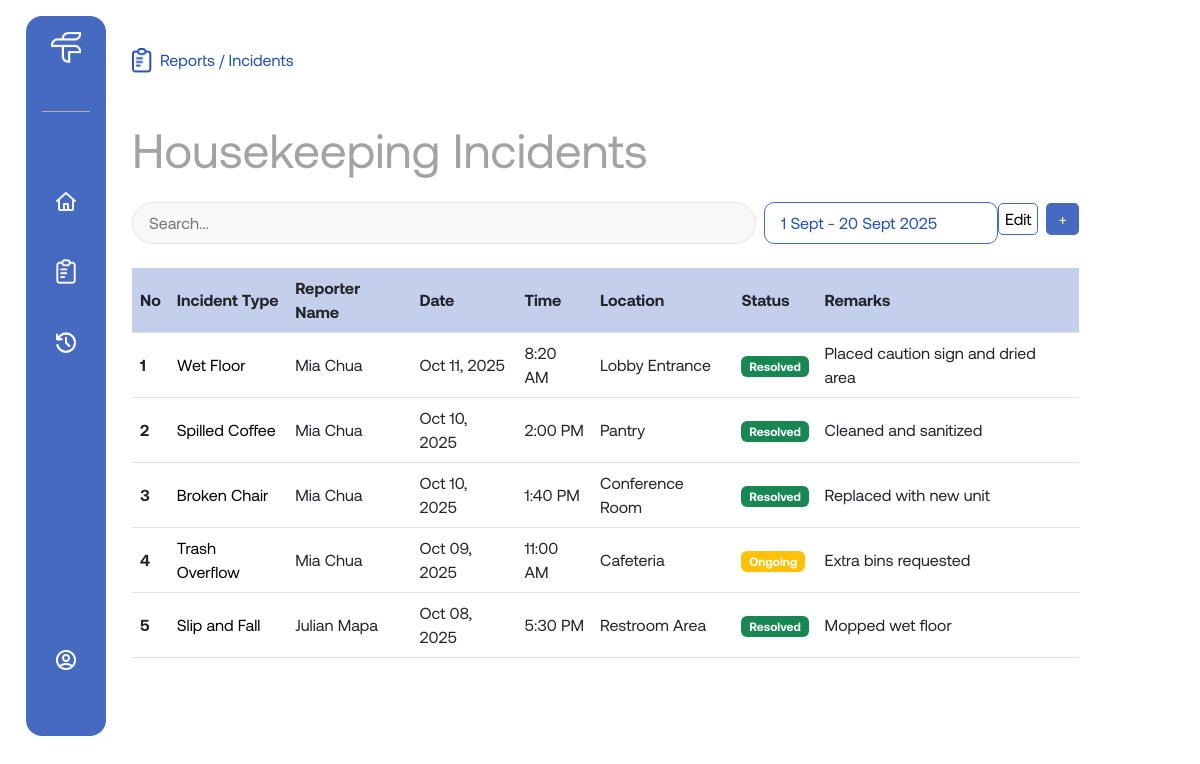
The app's page /pages/reports.php (signed in), older data.
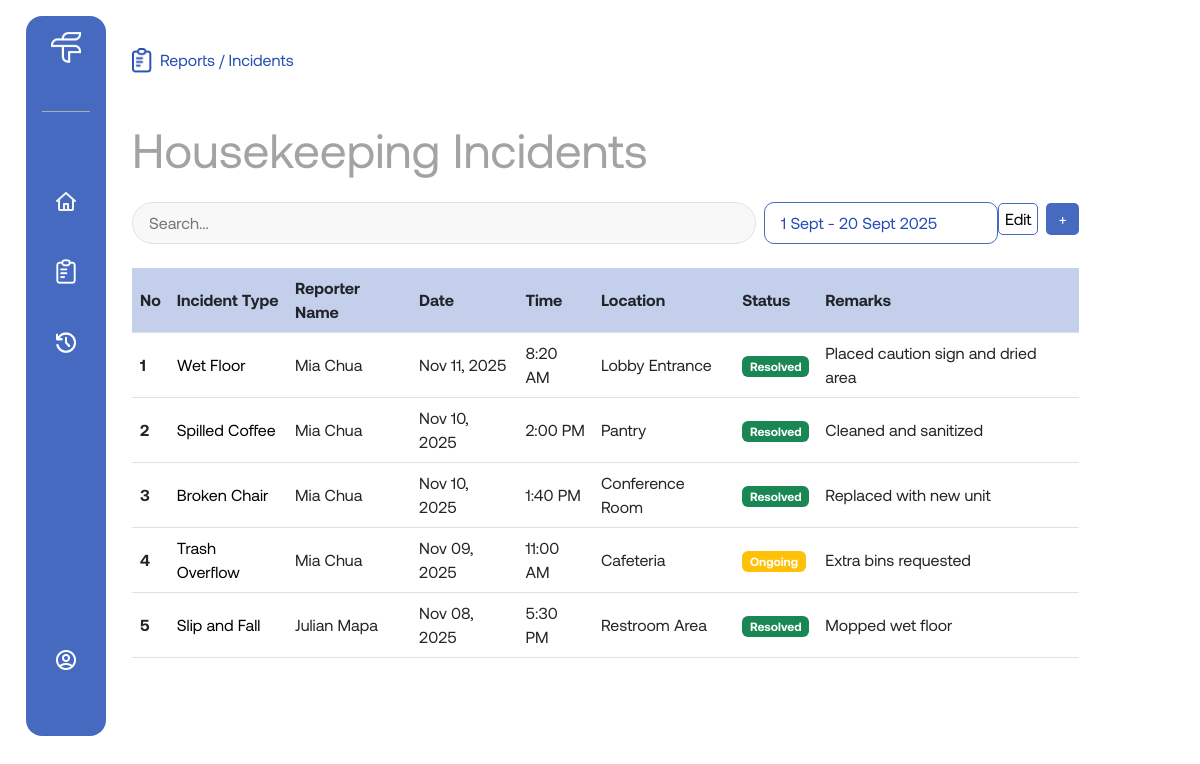
The same page, newer data.
### tables this page shows
CREATE TABLE incidents (
  incident_id INT(10) AUTO_INCREMENT PRIMARY KEY,
  description VARCHAR(255) NOT NULL,
  location VARCHAR(255) NOT NULL,
  reported_by INT(10),
  role_assigned_to VARCHAR(255),
  status VARCHAR(255) DEFAULT 'Ongoing',
  remarks VARCHAR(255),
  date DATE,
  time TIME,
  FOREIGN KEY (reported_by) REFERENCES users(user_id) ON DELETE SET NULL
);

CREATE TABLE users (
  user_id INT(10) AUTO_INCREMENT PRIMARY KEY,
  name VARCHAR(255) NOT NULL,
  role VARCHAR(255) NOT NULL,
  username VARCHAR(255) UNIQUE NOT NULL,
  password VARCHAR(255) NOT NULL
);

### pages/reports.php (the view, shortened to what the changed rows need)
<?php
    include('../includes/db_connect.php');
    if(isset($_SESSION['user_id'])){
        $user_id = $_SESSION['user_id'] ;
        $sql = "SELECT role FROM users WHERE user_id = $user_id";
        $result = mysqli_query($conn, $sql);
        if($result && mysqli_num_rows($result) > 0){
            $row = mysqli_fetch_assoc($result);
            $user_role = htmlspecialchars($row['role']);
        }
        if ($user_role == 'Admin') {
            $sql = "SELECT incidents.incident_id, incidents.description, users.name AS reporter_name, incidents.location, incidents.date, incidents.time, incidents.status, incidents.remarks
                    FROM incidents
                    LEFT JOIN users ON incidents.reported_by = users.user_id
                    ORDER BY incidents.incident_id DESC" ;
            $table_header = 'All' ;
        } else {
            $sql = "SELECT incidents.incident_id, incidents.description, users.name AS reporter_name, incidents.location, incidents.date, incidents.time, incidents.status, incidents.remarks
                    FROM incidents
                    LEFT JOIN users ON incidents.reported_by = users.user_id
                    WHERE incidents.role_assigned_to = '$user_role'
                    ORDER BY incidents.incident_id DESC";
            $table_header = $user_role ;
        }
        $result_incidents = mysqli_query($conn, $sql);
    }
?>
<!DOCTYPE html>
<html lang="en">
<head>
    <link href="https://cdn.jsdelivr.net/npm/bootstrap@5.3.8/dist/css/bootstrap.min.css" rel="stylesheet">
    <link rel="stylesheet" href="../assets/css/style.css">
</head>
<body>
    <div class="layout d-md-flex w-md-100">
        <div class="main-content flex-md-fill p-md-3 pt-md-5">
            <div class="main-content-container w-90 mx-auto mx-md-0 w-md-100">
                <h2 class="page-heading"><?= $table_header?> Incidents</h2>
                <table class="incident-table">
                    <thead>
                    <tr class="header-row">
                        <th scope="col">No</th>
                        <th scope="col">Incident Type</th>
                        <th scope="col">Reporter Name</th>
                        <th scope="col">Date</th>
                        <th scope="col">Time</th>
                        <th scope="col">Location</th>
                        <th scope="col">Status</th>
                        <th scope="col">Remarks</th>
                        <th class="edit-col"></th>
                    </tr>
                    </thead>
                    <tbody>
                        <?php
                            if ($result_incidents && mysqli_num_rows($result_incidents) > 0) {
                                $count = 1;
                                while ($row = mysqli_fetch_array($result_incidents)) {
                                    $incidentId = htmlspecialchars($row['incident_id']);
                                    $description = htmlspecialchars($row['description']);
                                    $reporter = htmlspecialchars($row['reporter_name']);
                                    $location = htmlspecialchars($row['location']);
                                    $date = date("M d, Y", strtotime($row['date']));
                                    $time = date("g:i A", strtotime($row['time']));
                                    $status = htmlspecialchars($row['status']);
                                    $remarks = htmlspecialchars($row['remarks']);
                                    $badgeClass = '';
                                    if ($status == 'Resolved') $badgeClass = 'bg-success';
                                    elseif ($status == 'Ongoing') $badgeClass = 'bg-warning';
                                    else $badgeClass = 'bg-danger';
                                    echo "
                                    <tr data-id='{$incidentId}'>
                                        <th scope='row' data-label='No'>{$count}</th>
                                        <td data-label='Incident Type'>{$description}</td>
                                        <td data-label='Reporter Name'>{$reporter}</td>
                                        <td data-label='Date'>{$date}</td>
                                        <td data-label='Time'>{$time}</td>
                                        <td data-label='Location'>{$location}</td>
                                        <td data-label='Status'><span class='badge {$badgeClass}'>{$status}</span></td>
                                        <td data-label='Remarks'>{$remarks}</td>
                                        <td class='edit-cell'></td>
                                    </tr>
                                    ";
                                    $count++;
                                }
                            } else {
                                echo "
                                <tr>
                                    <td colspan='9' class='text-center'>No incidents found.</td>
                                </tr>";
                            }
                        ?>
                    </tbody>
                </table>
            </div>
        </div>
    </div>
</body>
<?php include('../includes/footer.php') ?>

Row changes from the older to the newer data that the page shows:
changed incidents "Wet Floor": date "Oct 11, 2025" → "Nov 11, 2025"
changed incidents "Spilled Coffee": date "Oct 10, 2025" → "Nov 10, 2025"
changed incidents "Broken Chair": date "Oct 10, 2025" → "Nov 10, 2025"
changed incidents "Trash Overflow": date "Oct 09, 2025" → "Nov 09, 2025"
changed incidents "Slip and Fall": date "Oct 08, 2025" → "Nov 08, 2025"
